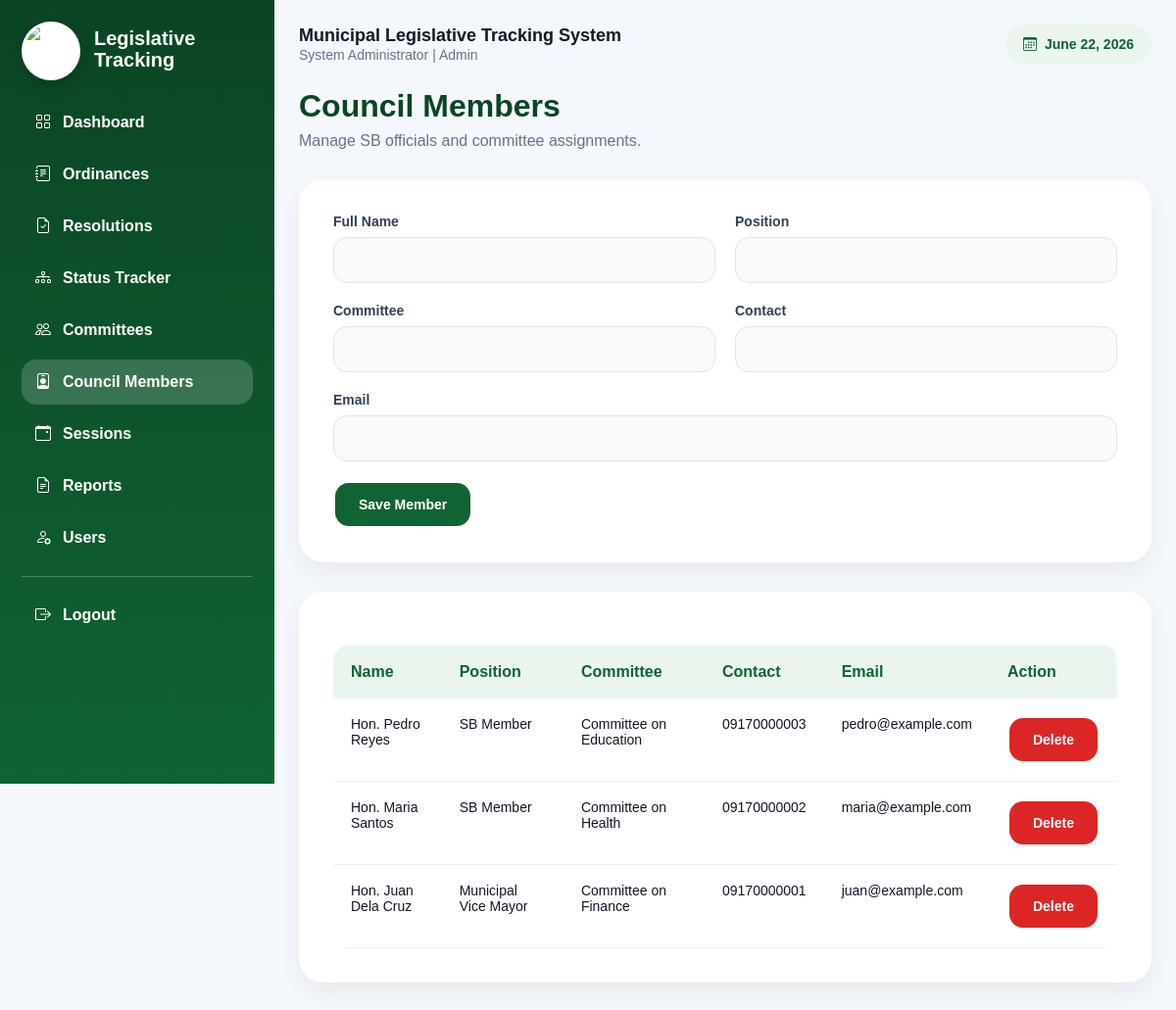
Screenshot of /members/index.php (signed in) with the database file from the repository.
### tables this page shows
CREATE TABLE council_members (
    id INT AUTO_INCREMENT PRIMARY KEY,
    fullname VARCHAR(150) NOT NULL,
    position VARCHAR(100),
    committee VARCHAR(150),
    contact VARCHAR(50),
    email VARCHAR(100),
    created_at TIMESTAMP DEFAULT CURRENT_TIMESTAMP
);

### config.php (called while the page is built, shortened)
<?php
function e($value) {
    return htmlspecialchars($value ?? '', ENT_QUOTES, 'UTF-8');
}
?>

### members/index.php (the view, shortened to what this page needs)
<?php include "../includes/header.php";
$items=mysqli_query($conn,"SELECT * FROM council_members ORDER BY id DESC");
?>
<div class="topbar"><div><h1>Council Members</h1><p class="subtitle">Manage SB officials and committee assignments.</p></div></div>
<div class="panel">
<form method="POST" class="form-grid">
<div><label>Full Name</label><input name="fullname" required></div>
<div><label>Position</label><input name="position"></div>
<div><label>Committee</label><input name="committee"></div>
<div><label>Contact</label><input name="contact"></div>
<div class="form-full"><label>Email</label><input type="email" name="email"></div>
<div><button class="btn" name="save">Save Member</button></div>
</form>
</div>
<div class="panel table-wrap"><table><tr><th>Name</th><th>Position</th><th>Committee</th><th>Contact</th><th>Email</th><th>Action</th></tr>
<?php while($r=mysqli_fetch_assoc($items)): ?><tr><td><?= e($r['fullname']) ?></td><td><?= e($r['position']) ?></td><td><?= e($r['committee']) ?></td><td><?= e($r['contact']) ?></td><td><?= e($r['email']) ?></td><td><a class="btn red" onclick="return confirmDelete()" href="delete.php?id=<?= $r['id'] ?>">Delete</a></td></tr><?php endwhile; ?>
</table></div>
<?php include "../includes/footer.php"; ?>

### assets/css/style.css (style rules this page uses)
:root { --primary:#106333; --primary2:#FCD116; --bg:#f4f7fb; --card:#ffffff; --line:#e5e7eb; --text:#111827; --muted:#64748b; --danger:#dc2626; --success:#16a34a; --blue:#2563eb; --gray:#64748b; }
* { box-sizing:border-box;margin:0;padding:0;font-family:Arial,Helvetica,sans-serif }
body { background:var(--bg);color:var(--text) }
a { text-decoration:none;color:var(--primary);font-weight:600 }
.topbar { display:flex;justify-content:space-between;align-items:center;gap:20px;margin-bottom:20px }
.topbar h1,h1 { font-size:32px;font-weight:800;color:#0b4523;margin-bottom:8px }
.subtitle { color:var(--muted);margin-bottom:0 }
.panel { background:white;border-radius:25px;padding:35px;margin-top:30px;margin-bottom:18px;box-shadow:0 10px 25px rgba(0,0,0,.06) }
.table-wrap,.table-responsive { overflow:auto }
table { width:100%;border-collapse:collapse;overflow:hidden;border-radius:15px;margin-top:20px }
th { background:#eaf5ee;padding:18px;font-size:16px;color:var(--primary);text-align:left }
td { padding:18px;font-size:14px;border-bottom:1px solid #eee;vertical-align:top }
.form-grid { display:grid;grid-template-columns:repeat(2,1fr);gap:20px }
.form-full { grid-column:1/-1 }
label,.form-label { display:block;margin-bottom:8px;font-size:14px;font-weight:600;color:#334155 }
input,select,textarea,.form-control { width:100%;padding:14px;border:1px solid #dbe4ee;border-radius:14px;font-size:15px;outline:none;transition:.3s;background:#f8fafc }
.btn { display:inline-block;padding:14px 24px;border:none;cursor:pointer;border-radius:14px;font-weight:600;transition:.3s;background:var(--primary);color:white;margin:2px;font-size:14px }
.btn.red { background:var(--danger) }

### rows the page displays
council_members: fullname "Hon. Pedro Reyes", position "SB Member", committee "Committee on Education", contact "09170000003", email "pedro@example.com"
council_members: fullname "Hon. Maria Santos", position "SB Member", committee "Committee on Health", contact "09170000002", email "maria@example.com"
council_members: fullname "Hon. Juan Dela Cruz", position "Municipal Vice Mayor", committee "Committee on Finance", contact "09170000001", email "juan@example.com"

### other values shown
$_SESSION['fullname'] "System Administrator"
$_SESSION['role'] "Admin"
